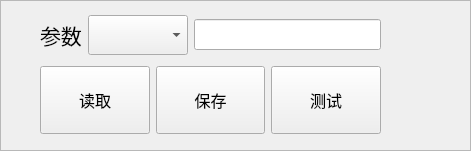
  <widget class="QFrame" name="frame_18">
   <property name="geometry">
    <rect>
     <x>540</x>
     <y>80</y>
     <width>471</width>
     <height>151</height>
    </rect>
   </property>
   <property name="frameShape">
    <enum>QFrame::StyledPanel</enum>
   </property>
   <property name="frameShadow">
    <enum>QFrame::Raised</enum>
   </property>
   <widget class="QWidget" name="layoutWidget_16">
    <property name="geometry">
     <rect>
      <x>40</x>
      <y>10</y>
      <width>341</width>
      <height>130</height>
     </rect>
    </property>
    <layout class="QVBoxLayout" name="verticalLayout_10">
     <item>
      <layout class="QHBoxLayout" name="horizontalLayout_16">
       <item>
        <widget class="QLabel" name="label_25">
         <property name="font">
          <font>
           <pointsize>16</pointsize>
          </font>
         </property>
         <property name="text">
          <string>参数</string>
         </property>
        </widget>
       </item>
       <item>
        <widget class="QComboBox" name="ParamComboBox">
         <property name="minimumSize">
          <size>
           <width>0</width>
           <height>40</height>
          </size>
         </property>
         <property name="font">
          <font>
           <pointsize>14</pointsize>
          </font>
         </property>
        </widget>
       </item>
       <item>
        <widget class="QLineEdit" name="ParamEdit">
         <property name="font">
          <font>
           <pointsize>14</pointsize>
          </font>
         </property>
        </widget>
       </item>
      </layout>
     </item>
     <item>
      <layout class="QHBoxLayout" name="horizontalLayout_17">
       <item>
        <widget class="QPushButton" name="ParamReadButton">
         <property name="font">
          <font>
           <pointsize>12</pointsize>
          </font>
         </property>
         <property name="text">
          <string>
读取
</string>
         </property>
        </widget>
       </item>
       <item>
        <widget class="QPushButton" name="ParamSaveButton">
         <property name="font">
          <font>
           <pointsize>12</pointsize>
          </font>
         </property>
         <property name="text">
          <string>
保存
</string>
         </property>
        </widget>
       </item>
       <item>
        <widget class="QPushButton" name="ParamTestButton">
         <property name="font">
          <font>
           <pointsize>12</pointsize>
          </font>
         </property>
         <property name="text">
          <string>
测试
</string>
         </property>
        </widget>
       </item>
      </layout>
     </item>
    </layout>
   </widget>
  </widget>
